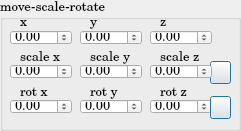
           <widget class="QGroupBox" name="groupBox_2">
            <property name="geometry">
             <rect>
              <x>10</x>
              <y>320</y>
              <width>241</width>
              <height>131</height>
             </rect>
            </property>
            <property name="font">
             <font>
              <family>Century Schoolbook L</family>
              <pointsize>10</pointsize>
             </font>
            </property>
            <property name="title">
             <string>move-scale-rotate</string>
            </property>
            <widget class="QLabel" name="label_10">
             <property name="geometry">
              <rect>
               <x>90</x>
               <y>85</y>
               <width>41</width>
               <height>16</height>
              </rect>
             </property>
             <property name="text">
              <string>rot y</string>
             </property>
            </widget>
            <widget class="QDoubleSpinBox" name="rotatex">
             <property name="geometry">
              <rect>
               <x>10</x>
               <y>99</y>
               <width>62</width>
               <height>15</height>
              </rect>
             </property>
             <property name="font">
              <font>
               <family>Century Schoolbook L</family>
               <pointsize>10</pointsize>
              </font>
             </property>
             <property name="decimals">
              <number>2</number>
             </property>
             <property name="minimum">
              <double>-10000.000000000000000</double>
             </property>
             <property name="maximum">
              <double>10000.000000000000000</double>
             </property>
            </widget>
            <widget class="QLabel" name="label_8">
             <property name="geometry">
              <rect>
               <x>160</x>
               <y>50</y>
               <width>41</width>
               <height>16</height>
              </rect>
             </property>
             <property name="text">
              <string>scale z</string>
             </property>
            </widget>
            <widget class="QLabel" name="label_4">
             <property name="geometry">
              <rect>
               <x>90</x>
               <y>15</y>
               <width>16</width>
               <height>16</height>
              </rect>
             </property>
             <property name="text">
              <string>y</string>
             </property>
            </widget>
            <widget class="QDoubleSpinBox" name="poswy">
             <property name="geometry">
              <rect>
               <x>80</x>
               <y>30</y>
               <width>62</width>
               <height>15</height>
              </rect>
             </property>
             <property name="font">
              <font>
               <family>Century Schoolbook L</family>
               <pointsize>10</pointsize>
              </font>
             </property>
             <property name="decimals">
              <number>2</number>
             </property>
             <property name="minimum">
              <double>-10000.000000000000000</double>
             </property>
             <property name="maximum">
              <double>10000.000000000000000</double>
             </property>
            </widget>
            <widget class="QDoubleSpinBox" name="scalex">
             <property name="geometry">
              <rect>
               <x>10</x>
               <y>64</y>
               <width>62</width>
               <height>15</height>
              </rect>
             </property>
             <property name="font">
              <font>
               <family>Century Schoolbook L</family>
               <pointsize>10</pointsize>
              </font>
             </property>
             <property name="decimals">
              <number>2</number>
             </property>
             <property name="minimum">
              <double>-10000.000000000000000</double>
             </property>
             <property name="maximum">
              <double>10000.000000000000000</double>
             </property>
             <property name="value">
              <double>0.000000000000000</double>
             </property>
            </widget>
            <widget class="QDoubleSpinBox" name="rotatez">
             <property name="geometry">
              <rect>
               <x>150</x>
               <y>99</y>
               <width>62</width>
               <height>15</height>
              </rect>
             </property>
             <property name="font">
              <font>
               <family>Century Schoolbook L</family>
               <pointsize>10</pointsize>
              </font>
             </property>
             <property name="decimals">
              <number>2</number>
             </property>
             <property name="minimum">
              <double>-10000.000000000000000</double>
             </property>
             <property name="maximum">
              <double>10000.000000000000000</double>
             </property>
            </widget>
            <widget class="QDoubleSpinBox" name="rotatey">
             <property name="geometry">
              <rect>
               <x>80</x>
               <y>99</y>
               <width>62</width>
               <height>15</height>
              </rect>
             </property>
             <property name="font">
              <font>
               <family>Century Schoolbook L</family>
               <pointsize>10</pointsize>
              </font>
             </property>
             <property name="decimals">
              <number>2</number>
             </property>
             <property name="minimum">
              <double>-10000.000000000000000</double>
             </property>
             <property name="maximum">
              <double>10000.000000000000000</double>
             </property>
            </widget>
            <widget class="QLabel" name="label_9">
             <property name="geometry">
              <rect>
               <x>20</x>
               <y>85</y>
               <width>41</width>
               <height>16</height>
              </rect>
             </property>
             <property name="text">
              <string>rot x</string>
             </property>
            </widget>
            <widget class="QPushButton" name="applyscale">
             <property name="geometry">
              <rect>
               <x>210</x>
               <y>61</y>
               <width>21</width>
               <height>23</height>
              </rect>
             </property>
             <property name="toolTip">
              <string>Apply scale</string>
             </property>
             <property name="text">
              <string/>
             </property>
             <property name="icon">
              <iconset resource="../resources/mainresource.qrc">
               <normaloff>:/mainres/images/add.png</normaloff>:/mainres/images/add.png</iconset>
             </property>
             <property name="default">
              <bool>true</bool>
             </property>
             <property name="flat">
              <bool>false</bool>
             </property>
            </widget>
            <widget class="QDoubleSpinBox" name="poswz">
             <property name="geometry">
              <rect>
               <x>150</x>
               <y>30</y>
               <width>62</width>
               <height>15</height>
              </rect>
             </property>
             <property name="font">
              <font>
               <family>Century Schoolbook L</family>
               <pointsize>10</pointsize>
              </font>
             </property>
             <property name="decimals">
              <number>2</number>
             </property>
             <property name="minimum">
              <double>-10000.000000000000000</double>
             </property>
             <property name="maximum">
              <double>10000.000000000000000</double>
             </property>
            </widget>
            <widget class="QLabel" name="label_6">
             <property name="geometry">
              <rect>
               <x>90</x>
               <y>50</y>
               <width>41</width>
               <height>16</height>
              </rect>
             </property>
             <property name="text">
              <string>scale y</string>
             </property>
            </widget>
            <widget class="QLabel" name="label_7">
             <property name="geometry">
              <rect>
               <x>20</x>
               <y>50</y>
               <width>41</width>
               <height>16</height>
              </rect>
             </property>
             <property name="text">
              <string>scale x</string>
             </property>
            </widget>
            <widget class="QPushButton" name="applyrotate">
             <property name="geometry">
              <rect>
               <x>210</x>
               <y>96</y>
               <width>21</width>
               <height>23</height>
              </rect>
             </property>
             <property name="toolTip">
              <string>Apply rotate</string>
             </property>
             <property name="text">
              <string/>
             </property>
             <property name="icon">
              <iconset resource="../resources/mainresource.qrc">
               <normaloff>:/mainres/images/add.png</normaloff>:/mainres/images/add.png</iconset>
             </property>
             <property name="default">
              <bool>true</bool>
             </property>
             <property name="flat">
              <bool>false</bool>
             </property>
            </widget>
            <widget class="QDoubleSpinBox" name="poswx">
             <property name="geometry">
              <rect>
               <x>10</x>
               <y>30</y>
               <width>62</width>
               <height>15</height>
              </rect>
             </property>
             <property name="font">
              <font>
               <family>Century Schoolbook L</family>
               <pointsize>10</pointsize>
              </font>
             </property>
             <property name="decimals">
              <number>2</number>
             </property>
             <property name="minimum">
              <double>-10000.000000000000000</double>
             </property>
             <property name="maximum">
              <double>10000.000000000000000</double>
             </property>
            </widget>
            <widget class="QLabel" name="label_5">
             <property name="geometry">
              <rect>
               <x>160</x>
               <y>15</y>
               <width>16</width>
               <height>16</height>
              </rect>
             </property>
             <property name="text">
              <string>z</string>
             </property>
            </widget>
            <widget class="QDoubleSpinBox" name="scaley">
             <property name="geometry">
              <rect>
               <x>80</x>
               <y>64</y>
               <width>62</width>
               <height>15</height>
              </rect>
             </property>
             <property name="font">
              <font>
               <family>Century Schoolbook L</family>
               <pointsize>10</pointsize>
              </font>
             </property>
             <property name="decimals">
              <number>2</number>
             </property>
             <property name="minimum">
              <double>-10000.000000000000000</double>
             </property>
             <property name="maximum">
              <double>10000.000000000000000</double>
             </property>
             <property name="value">
              <double>0.000000000000000</double>
             </property>
            </widget>
            <widget class="QLabel" name="label_11">
             <property name="geometry">
              <rect>
               <x>160</x>
               <y>85</y>
               <width>41</width>
               <height>16</height>
              </rect>
             </property>
             <property name="text">
              <string>rot z</string>
             </property>
            </widget>
            <widget class="QLabel" name="label_3">
             <property name="geometry">
              <rect>
               <x>20</x>
               <y>15</y>
               <width>16</width>
               <height>16</height>
              </rect>
             </property>
             <property name="text">
              <string>x</string>
             </property>
            </widget>
            <widget class="QDoubleSpinBox" name="scalez">
             <property name="geometry">
              <rect>
               <x>150</x>
               <y>64</y>
               <width>62</width>
               <height>15</height>
              </rect>
             </property>
             <property name="font">
              <font>
               <family>Century Schoolbook L</family>
               <pointsize>10</pointsize>
              </font>
             </property>
             <property name="decimals">
              <number>2</number>
             </property>
             <property name="minimum">
              <double>-10000.000000000000000</double>
             </property>
             <property name="maximum">
              <double>10000.000000000000000</double>
             </property>
             <property name="value">
              <double>0.000000000000000</double>
             </property>
            </widget>
           </widget>
